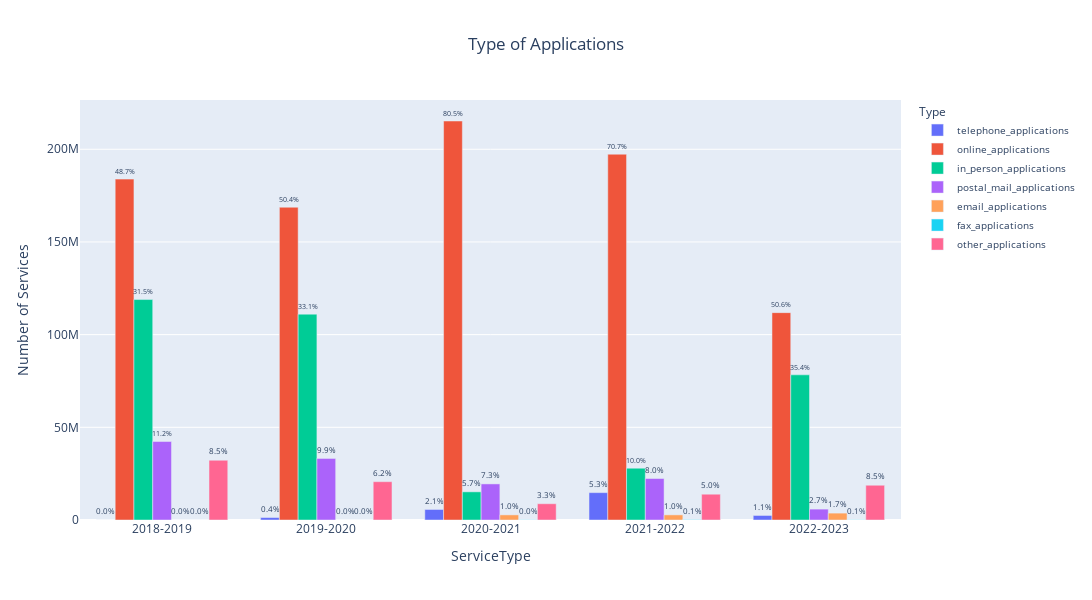

Here is the notebook cell this chart was saved with:
### Code cell
apptype=["telephone_applications","online_applications","in_person_applications","postal_mail_applications",
                "email_applications","fax_applications", "other_applications"]
df=Svc_ID_Info[["fiscal_yr"]+apptype].fillna(0)

res={}
for year in df["fiscal_yr"].unique():    
    res[year]=df[df["fiscal_yr"]==year][apptype]

newdf=pd.DataFrame()
for key, val in res.items():
    temp=val.sum().reset_index()
    temp.columns=["Type", "Value"]
    pcttotal=sum(temp["Value"])
    temp["Percentage"]=[f"{round(x*100/pcttotal,1)}%" for x in temp["Value"]]
    temp["Year"]=[key]*len(apptype)
    newdf=pd.concat([newdf, temp])

newdf=newdf.sort_values(by="Year")


fig=px.bar(newdf, x='Year',y="Value", barmode="group", color='Type', title='Type of Applications',
            text="Percentage", width=1800,height=600)

# Update layout
fig.update_layout(
    xaxis_title='ServiceType',
    yaxis_title='Number of Services',
    legend=dict(font=dict(size=10)),
    title_x=0.5
)

fig.update_traces(textposition='outside')

# Show plot
fig.show()
fig.write_image(os.path.join(rootwd, "TexFiles", "Figures","TypeApp.png"), scale=3)

### Figure 1 — Plotly figure (JSON) as saved in the notebook; plotly's stock layout.template omitted (floating-point values rounded to 4 significant figures)
{"data": [{"alignmentgroup": "True", "hovertemplate": "Type=telephone_applications<br>Year=%{x}<br>Value=%{y}<br>Percentage=%{text}<extra></extra>", "legendgroup": "telephone_applications", "marker": {"color": "#636efa", "pattern": {"shape": ""}}, "name": "telephone_applications", "offsetgroup": "telephone_applications", "orientation": "v", "showlegend": true, "text": ["0.0%", "0.4%", "2.1%", "5.3%", "1.1%"], "textposition": "outside", "type": "bar", "x": ["2018-2019", "2019-2020", "2020-2021", "2021-2022", "2022-2023"], "xaxis": "x", "y": [0, 1327740, 5675706, 14766443, 2449200], "yaxis": "y"}, {"alignmentgroup": "True", "hovertemplate": "Type=online_applications<br>Year=%{x}<br>Value=%{y}<br>Percentage=%{text}<extra></extra>", "legendgroup": "online_applications", "marker": {"color": "#EF553B", "pattern": {"shape": ""}}, "name": "online_applications", "offsetgroup": "online_applications", "orientation": "v", "showlegend": true, "text": ["48.7%", "50.4%", "80.5%", "70.7%", "50.6%"], "textposition": "outside", "type": "bar", "x": ["2018-2019", "2019-2020", "2020-2021", "2021-2022", "2022-2023"], "xaxis": "x", "y": [183903598, 168731737, 215253090, 197349440, 111870582], "yaxis": "y"}, {"alignmentgroup": "True", "hovertemplate": "Type=in_person_applications<br>Year=%{x}<br>Value=%{y}<br>Percentage=%{text}<extra></extra>", "legendgroup": "in_person_applications", "marker": {"color": "#00cc96", "pattern": {"shape": ""}}, "name": "in_person_applications", "offsetgroup": "in_person_applications", "orientation": "v", "showlegend": true, "text": ["31.5%", "33.1%", "5.7%", "10.0%", "35.4%"], "textposition": "outside", "type": "bar", "x": ["2018-2019", "2019-2020", "2020-2021", "2021-2022", "2022-2023"], "xaxis": "x", "y": [118929060, 111052745, 15198700, 27955327, 78310366], "yaxis": "y"}, {"alignmentgroup": "True", "hovertemplate": "Type=postal_mail_applications<br>Year=%{x}<br>Value=%{y}<br>Percentage=%{text}<extra></extra>", "legendgroup": "postal_mail_applications", "marker": {"color": "#ab63fa", "pattern": {"shape": ""}}, "name": "postal_mail_applications", "offsetgroup": "postal_mail_applications", "orientation": "v", "showlegend": true, "text": ["11.2%", "9.9%", "7.3%", "8.0%", "2.7%"], "textposition": "outside", "type": "bar", "x": ["2018-2019", "2019-2020", "2020-2021", "2021-2022", "2022-2023"], "xaxis": "x", "y": [42340138, 33245021, 19474677, 22386783, 5872688], "yaxis": "y"}, {"alignmentgroup": "True", "hovertemplate": "Type=email_applications<br>Year=%{x}<br>Value=%{y}<br>Percentage=%{text}<extra></extra>", "legendgroup": "email_applications", "marker": {"color": "#FFA15A", "pattern": {"shape": ""}}, "name": "email_applications", "offsetgroup": "email_applications", "orientation": "v", "showlegend": true, "text": ["0.0%", "0.0%", "1.0%", "1.0%", "1.7%"], "textposition": "outside", "type": "bar", "x": ["2018-2019", "2019-2020", "2020-2021", "2021-2022", "2022-2023"], "xaxis": "x", "y": [0, 0, 2757269, 2760881, 3718787], "yaxis": "y"}, {"alignmentgroup": "True", "hovertemplate": "Type=fax_applications<br>Year=%{x}<br>Value=%{y}<br>Percentage=%{text}<extra></extra>", "legendgroup": "fax_applications", "marker": {"color": "#19d3f3", "pattern": {"shape": ""}}, "name": "fax_applications", "offsetgroup": "fax_applications", "orientation": "v", "showlegend": true, "text": ["0.0%", "0.0%", "0.0%", "0.1%", "0.1%"], "textposition": "outside", "type": "bar", "x": ["2018-2019", "2019-2020", "2020-2021", "2021-2022", "2022-2023"], "xaxis": "x", "y": [0, 0, 117905, 190567, 112595], "yaxis": "y"}, {"alignmentgroup": "True", "hovertemplate": "Type=other_applications<br>Year=%{x}<br>Value=%{y}<br>Percentage=%{text}<extra></extra>", "legendgroup": "other_applications", "marker": {"color": "#FF6692", "pattern": {"shape": ""}}, "name": "other_applications", "offsetgroup": "other_applications", "orientation": "v", "showlegend": true, "text": ["8.5%", "6.2%", "3.3%", "5.0%", "8.5%"], "textposition": "outside", "type": "bar", "x": ["2018-2019", "2019-2020", "2020-2021", "2021-2022", "2022-2023"], "xaxis": "x", "y": [32232804, 20666142, 8780350, 13912415, 18753975], "yaxis": "y"}], "layout": {"barmode": "group", "height": 600, "legend": {"font": {"size": 10}, "title": {"text": "Type"}, "tracegroupgap": 0}, "title": {"text": "Type of Applications", "x": 0.5}, "width": 1800, "xaxis": {"anchor": "y", "domain": [0, 1], "title": {"text": "ServiceType"}}, "yaxis": {"anchor": "x", "domain": [0, 1], "title": {"text": "Number of Services"}}}}
